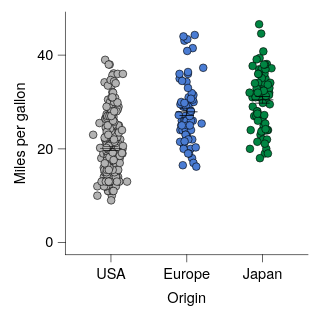

Vega-Lite specification stored for this chart:
### Vega-Lite specification from a JSON file in a GitHub repository (floating-point values rounded to 4 significant figures; data arrays with more than 128 entries replaced by an {"elided": "..."} marker saying what was removed)
{"background": null, "config": {"arc": {"fill": "#DBDBDB", "fillOpacity": 1.0, "innerRadius": 25.0, "padAngle": 0.03, "stroke": "black", "strokeOpacity": 1, "strokeWidth": 0.25}, "area": {"fill": "#DBDBDB", "fillOpacity": 1.0, "stroke": "black", "strokeOpacity": 1, "strokeWidth": 0.25}, "axis": {"domain": true, "domainCap": "round", "domainColor": "black", "domainWidth": 0.25, "grid": false, "gridCap": "round", "gridColor": "#F1F1F1", "gridDash": [0, 0], "gridOpacity": 1.0, "gridWidth": 0.25, "labelColor": "black", "labelFont": "Helvetica Neue, HelveticaNeue, Helvetica, Arial, sans-serif", "labelFontSize": 6, "labelFontStyle": "normal", "labelFontWeight": 400, "offset": 0, "ticks": true, "tickCap": "round", "tickColor": "black", "tickRound": false, "tickSize": 3, "tickWidth": 0.25, "titleColor": "black", "titleFont": "Helvetica Neue, HelveticaNeue, Helvetica, Arial, sans-serif", "titleFontSize": 6, "titleFontStyle": "normal", "titleFontWeight": 400}, "axisX": {"domain": true, "labelAlign": "center", "labelAngle": 0, "labels": true, "ticks": true, "translate": 0}, "axisY": {"domain": true, "labelAlign": "right", "labelAngle": 0, "labels": true, "ticks": true, "translate": 0}, "axisRight": {"domain": true, "labelAlign": "left", "labelAngle": 0, "labels": true, "ticks": true, "translate": 0}, "axisTop": {"domain": true, "labelAlign": "center", "labelAngle": 0, "labels": true, "ticks": true, "translate": 0}, "axisBand": {"tickOffset": 0}, "bar": {"fill": "#DBDBDB", "fillOpacity": 1.0, "stroke": "black", "strokeOpacity": 1, "strokeWidth": 0.25}, "boxplot": {"size": 9.0, "ticks": {"cornerRadius": 0.25, "fill": "black", "opacity": 1, "size": 4.5, "thickness": 0.25}, "box": {"fillOpacity": 1.0, "stroke": "black", "strokeOpacity": 1, "strokeWidth": 0.25}, "median": {"cornerRadius": 0, "fill": "black", "fillOpacity": 1.0, "opacity": 1, "size": 9.0, "thickness": 0.25}, "rule": {"fill": "black", "fillOpacity": 1.0, "size": 10.0, "stroke": "black", "strokeDash": [0, 0], "strokeOpacity": 1, "strokeWidth": 0.25}, "outliers": {"color": "black", "fill": "black", "fillOpacity": 1.0, "size": 0, "stroke": "black", "strokeOpacity": 1, "strokeWidth": 0.25}}, "circle": {"fill": "black", "fillOpacity": 1.0, "size": 1.25, "stroke": null, "strokeOpacity": 1, "strokeWidth": 0.25}, "errorband": {"band": {"fillOpacity": 0.6, "stroke": null, "strokeWidth": 0.25, "strokeOpacity": 1}, "borders": {"opacity": 0, "strokeOpacity": 1, "strokeWidth": 0.25}}, "errorbar": {"opacity": 1, "rule": {"strokeDash": [0, 0], "strokeWidth": 0.25}, "ticks": {"color": "black", "cornerRadius": 0.125, "opacity": 1, "size": 6.0, "thickness": 0.25}, "thickness": 0.25}, "font": "Helvetica Neue, HelveticaNeue, Helvetica, Arial, sans-serif", "geoshape": {"fill": "#DBDBDB", "fillOpacity": 1.0, "stroke": "black", "strokeOpacity": 1, "strokeWidth": 0.25}, "header": {"labelColor": "black", "labelFont": "Helvetica Neue, HelveticaNeue, Helvetica, Arial, sans-serif", "labelFontSize": 6, "labelFontStyle": "normal", "labelFontWeight": 400, "titleColor": "black", "titleFont": "Helvetica Neue, HelveticaNeue, Helvetica, Arial, sans-serif", "titleFontSize": 6, "titleFontStyle": "normal", "titleFontWeight": 400, "titlePadding": 0}, "legend": {"disable": false, "offset": 4.5, "titlePadding": 4, "labelOffset": 2, "gradientLabelOffset": 2, "columnPadding": 4, "rowPadding": 2, "gradientLength": 50.0, "gradientThickness": 5.0, "gradientOpacity": 1.0, "gradientStrokeColor": "black", "gradientStrokeWidth": 0.25, "labelColor": "black", "labelFont": "Helvetica Neue, HelveticaNeue, Helvetica, Arial, sans-serif", "labelFontSize": 6, "labelFontStyle": "normal", "labelFontWeight": 400, "strokeColor": "black", "strokeWidth": 0, "symbolSize": 36, "symbolStrokeColor": "black", "symbolStrokeWidth": 0.25, "titleColor": "black", "titleFont": "Helvetica Neue, HelveticaNeue, Helvetica, Arial, sans-serif", "titleFontSize": 6, "titleFontStyle": "normal", "titleFontWeight": 400}, "line": {"color": "black", "stroke": "black", "strokeCap": "butt", "strokeDash": [0, 0], "strokeOpacity": 1, "strokeWidth": 0.5}, "point": {"filled": true, "fill": "#DBDBDB", "fillOpacity": 1.0, "size": 5.0, "stroke": "black", "strokeOpacity": 1, "strokeWidth": 0.25}, "range": {"category": ["#B2B2B2", "#4A7CD3", "#008542", "#664CAF", "#509F98", "#636363", "#284F93", "#005226", "#382864", "#285753"], "diverging": {"scheme": ["#443E60", "#5F597E", "#7C759B", "#9994B6", "#B7B4CC", "#D6D5DC", "#F6F6F6", "#D1DAD9", "#A4C2BF", "#7AA9A4", "#578E89", "#37736E", "#1B5954"]}, "heatmap": {"scheme": ["#440154", "#472270", "#433E82", "#38598C", "#2C728E", "#238A8D", "#24A086", "#39B578", "#5DC862", "#96D646", "#CAE02D", "#FDE724"]}, "ordinal": {"scheme": ["#F1F1F1", "#DBDBDB", "#C6C6C6", "#B2B2B2", "#9D9D9D", "#898989", "#767676", "#636363", "#515151", "#404040", "#2F2F2F", "#1F1F1F"]}, "ramp": {"scheme": ["#440154", "#472270", "#433E82", "#38598C", "#2C728E", "#238A8D", "#24A086", "#39B578", "#5DC862", "#96D646", "#CAE02D", "#FDE724"]}}, "rule": {"color": "black", "stroke": "black", "strokeCap": "round", "strokeDash": [2, 2], "strokeOpacity": 1, "strokeWidth": 0.25}, "scale": {"barBandPaddingInner": 0.1, "rectBandPaddingInner": 0, "tickBandPaddingInner": 0.1, "bandPaddingOuter": 0.1, "bandWithNestedOffsetPaddingInner": 0.2, "bandWithNestedOffsetPaddingOuter": 0.2, "offsetBandPaddingInner": 0, "offsetBandPaddingOuter": 0, "continuousPadding": 5.0, "round": false}, "rect": {"fill": "#DBDBDB", "fillOpacity": 1.0, "stroke": "black", "strokeOpacity": 1, "strokeWidth": 0.25}, "square": {"fill": "#DBDBDB", "fillOpacity": 1.0, "size": 10.0, "stroke": "black", "strokeOpacity": 1, "strokeWidth": 0.25}, "text": {"color": "black", "font": "Helvetica Neue, HelveticaNeue, Helvetica, Arial, sans-serif", "fontSize": 6, "fontStyle": "normal", "fontWeight": 400}, "tick": {"color": "black", "cornerRadius": 0.125, "opacity": 1.0, "size": 9.0, "thickness": 0.25}, "title": {"anchor": "middle", "frame": "group", "color": "black", "font": "Helvetica Neue, HelveticaNeue, Helvetica, Arial, sans-serif", "fontSize": 6, "fontStyle": "normal", "fontWeight": 400, "subtitleColor": "black", "subtitleFont": "Helvetica Neue, HelveticaNeue, Helvetica, Arial, sans-serif", "subtitleFontSize": 6, "subtitleFontStyle": "normal", "subtitleFontWeight": 400}, "trail": {"color": "black", "opacity": 1, "size": 0.5}, "view": {"continuousWidth": 100, "continuousHeight": 100, "discreteWidth": 100, "discreteHeight": 100, "fill": null, "stroke": null, "strokeWidth": 0.25}}, "layer": [{"data": {"name": "data-5a85ede2053d4aec77293cfb476ae07b"}, "mark": {"type": "circle", "opacity": 1.0, "size": 10.0, "stroke": "black", "strokeOpacity": 1, "strokeWidth": 0.25}, "encoding": {"color": {"field": "Origin", "legend": null, "scale": {"domain": ["USA", "Europe", "Japan"]}, "sort": ["USA", "Europe", "Japan"], "title": null, "type": "nominal"}, "x": {"axis": {}, "field": "Origin", "scale": {"domain": ["USA", "Europe", "Japan"]}, "sort": ["USA", "Europe", "Japan"], "title": "Origin", "type": "nominal"}, "xOffset": {"field": "jitter_x", "scale": {"domain": [-7.33, 7.33], "range": [5.17, 19.83]}, "type": "quantitative"}, "y": {"field": "Miles_per_Gallon", "title": "Miles per gallon", "type": "quantitative", "scale": {"nice": false}}}}, {"data": {"name": "data-64e7897fd8423deef5c97d660b6d3367"}, "mark": {"type": "errorbar"}, "encoding": {"x": {"axis": {}, "field": "Origin", "scale": {"domain": ["USA", "Europe", "Japan"]}, "sort": ["USA", "Europe", "Japan"], "title": "Origin", "type": "nominal"}, "y": {"field": "__mean", "title": "Miles per gallon", "type": "quantitative", "scale": {"nice": false}}, "yError": {"field": "__error"}}}, {"data": {"name": "data-64e7897fd8423deef5c97d660b6d3367"}, "mark": {"type": "tick"}, "encoding": {"x": {"axis": {}, "field": "Origin", "scale": {"domain": ["USA", "Europe", "Japan"]}, "sort": ["USA", "Europe", "Japan"], "title": "Origin", "type": "nominal"}, "y": {"field": "__mean", "title": "Miles per gallon", "type": "quantitative", "scale": {"nice": false}}}}], "$schema": "https://vega.github.io/schema/vega-lite/v6.4.1.json", "datasets": {"data-5a85ede2053d4aec77293cfb476ae07b": {"elided": "398 records"}, "data-64e7897fd8423deef5c97d660b6d3367": [{"Origin": "USA", "__mean": 20.08, "__error": 0.4058, "__dysonsphere__": 1}, {"Origin": "Japan", "__mean": 30.45, "__error": 0.6852, "__dysonsphere__": 1}, {"Origin": "Europe", "__mean": 27.89, "__error": 0.8037, "__dysonsphere__": 1}]}}
